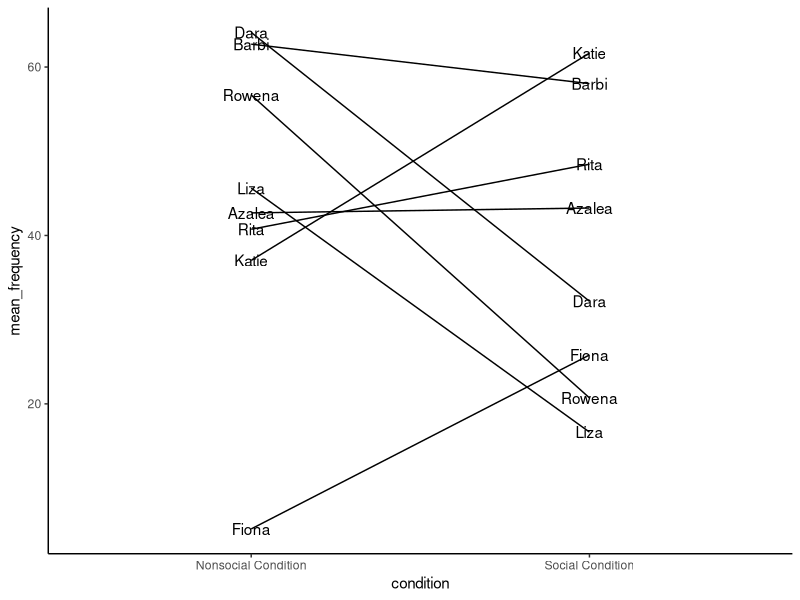

This figure's R source:
## ---- chunk 1
knitr::opts_chunk$set(echo = TRUE)
## ---- chunk 2
#loading library to enable visualization of ggplot function use
library(ggplot2)
## ---- chunk 3

names<-rep(c("Dara","Rita","Liza", "Azalea", "Barbi","Rowena","Katie","Fiona"), each=2)
mean_frequency<-rnorm(16,45,25)
condition<-rep(c("Social Condition","Nonsocial Condition"),8)
adversity<-rep(c("Adverse","Not_Adverse"),times=c(4,4))

plot_df<-data.frame(names,mean_frequency,condition)

#print(plot_df)

ggplot(plot_df, aes(condition,mean_frequency,group=names))+geom_line()+geom_text(label=names)+theme_classic()
